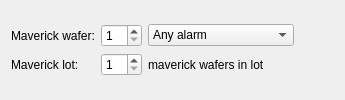
              <widget class="QWidget" name="pageET_WT">
               <layout class="QGridLayout" name="gridLayout_4">
                <item row="0" column="0">
                 <layout class="QGridLayout" name="gridLayout_15">
                  <item row="0" column="2">
                   <widget class="QComboBox" name="comboSQL_YieldWizard_ETWT_MavWafer_AlarmType">
                    <property name="sizePolicy">
                     <sizepolicy hsizetype="MinimumExpanding" vsizetype="Fixed">
                      <horstretch>0</horstretch>
                      <verstretch>0</verstretch>
                     </sizepolicy>
                    </property>
                    <property name="toolTip">
                     <string>Specify what defines a maverick wafer (or sub-lot)...</string>
                    </property>
                    <item>
                     <property name="text">
                      <string>Any alarm</string>
                     </property>
                    </item>
                    <item>
                     <property name="text">
                      <string>Standard alarms only</string>
                     </property>
                    </item>
                    <item>
                     <property name="text">
                      <string>Critical alarms only</string>
                     </property>
                    </item>
                   </widget>
                  </item>
                  <item row="0" column="0">
                   <widget class="QLabel" name="labelSQL_YieldWizard_ETWT_MaverickWafer">
                    <property name="text">
                     <string>Maverick wafer:</string>
                    </property>
                    <property name="wordWrap">
                     <bool>false</bool>
                    </property>
                   </widget>
                  </item>
                  <item row="1" column="2">
                   <widget class="QLabel" name="labelSQL_YieldWizard_ETWT_MaverickLot2">
                    <property name="text">
                     <string>maverick wafers in lot</string>
                    </property>
                    <property name="wordWrap">
                     <bool>false</bool>
                    </property>
                   </widget>
                  </item>
                  <item row="1" column="1">
                   <widget class="QSpinBox" name="spinSQL_YieldWizard_ETWT_MavLot_WaferCount">
                    <property name="toolTip">
                     <string>Specify how many alarms in a lot trigger the 'Maverick lot' flag</string>
                    </property>
                    <property name="minimum">
                     <number>1</number>
                    </property>
                   </widget>
                  </item>
                  <item row="0" column="1">
                   <widget class="QSpinBox" name="spinSQL_YieldWizard_ETWT_MavWafer_AlarmCount">
                    <property name="toolTip">
                     <string>Specify how many alarms in a lot trigger the 'Maverick lot' flag</string>
                    </property>
                    <property name="minimum">
                     <number>1</number>
                    </property>
                   </widget>
                  </item>
                  <item row="1" column="0">
                   <widget class="QLabel" name="labelSQL_YieldWizard_ETWT_MaverickLot">
                    <property name="text">
                     <string>Maverick lot:</string>
                    </property>
                    <property name="wordWrap">
                     <bool>false</bool>
                    </property>
                   </widget>
                  </item>
                 </layout>
                </item>
                <item row="0" column="1">
                 <spacer name="horizontalSpacer">
                  <property name="orientation">
                   <enum>Qt::Horizontal</enum>
                  </property>
                  <property name="sizeHint" stdset="0">
                   <size>
                    <width>40</width>
                    <height>20</height>
                   </size>
                  </property>
                 </spacer>
                </item>
               </layout>
              </widget>
